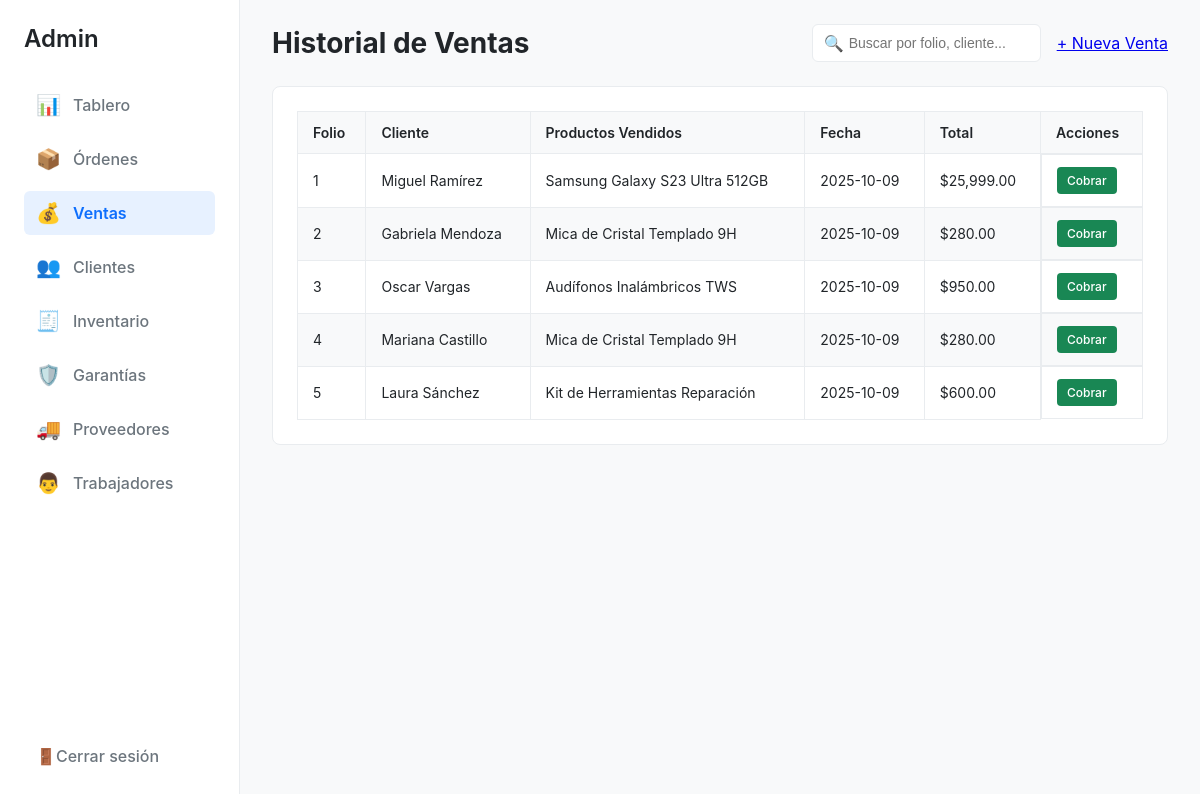
The app's page /common/ventas.php (signed in), older data.
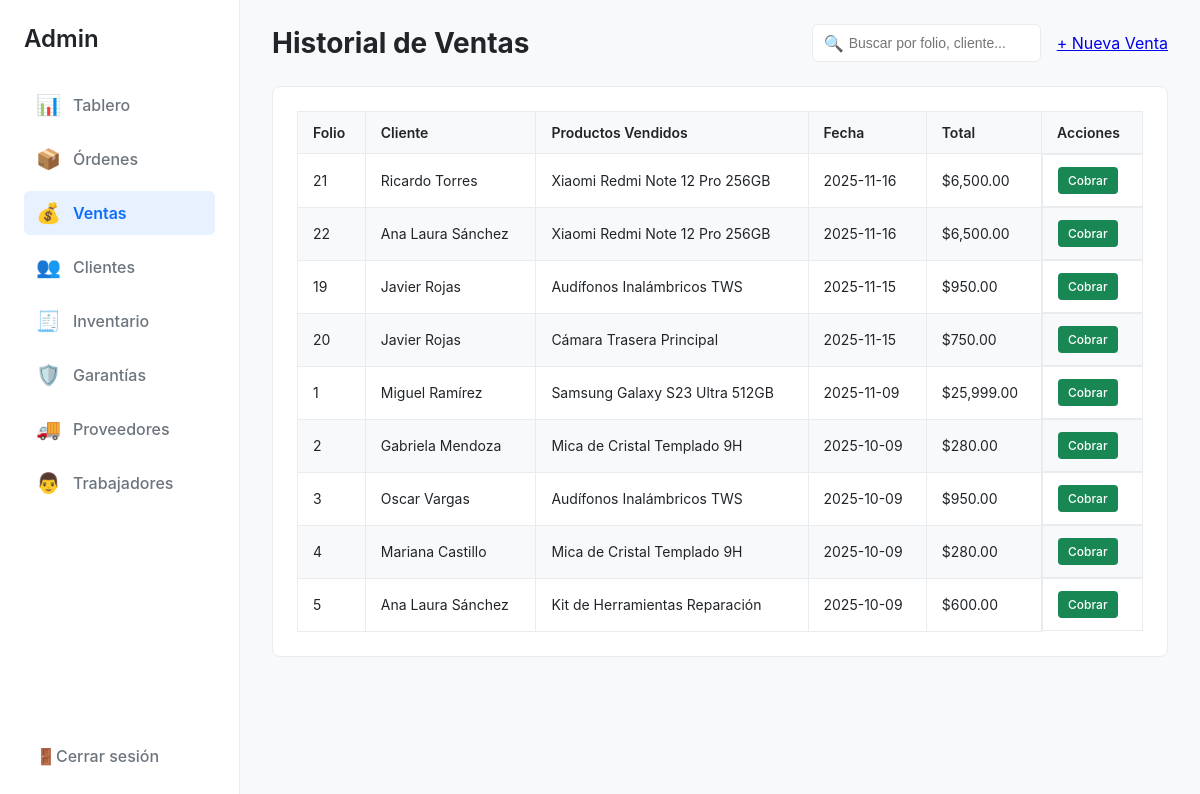
The same page, newer data.
### tables this page shows
CREATE TABLE `venta` (
  `id_venta` int(11) NOT NULL,
  `id_cliente` int(11) NOT NULL,
  `id_producto` int(11) DEFAULT NULL,
  `fecha_venta` date NOT NULL,
  `total` decimal(10,0) NOT NULL,
  `id_trabajador` int(11) DEFAULT NULL
);

CREATE TABLE `cliente` (
  `id_cliente` int(11) NOT NULL,
  `nombre` varchar(100) NOT NULL,
  `apellido` varchar(100) NOT NULL,
  `telefono` varchar(15) NOT NULL,
  `correo` varchar(100) NOT NULL,
  `direccion` varchar(100) NOT NULL,
  `num_direccion` varchar(10) NOT NULL,
  `id_empresa` int(10) NOT NULL
);

### html/common/ventas.php (the view, shortened to what this page needs)
<?php
$user_rol = $_SESSION['user_rol'];
require '../config/conexion.php';
try {
    $sql_base = "SELECT
                v.id_venta,
                v.fecha_venta,
                v.total,
                c.nombre AS cliente_nombre,
                c.apellido AS cliente_apellido,
                GROUP_CONCAT(p.nombre SEPARATOR ', ') AS productos_vendidos
            FROM venta AS v
            JOIN cliente AS c ON v.id_cliente = c.id_cliente
            LEFT JOIN detalle_venta AS dv ON v.id_venta = dv.id_venta
            LEFT JOIN producto AS p ON dv.id_producto = p.id_producto";
    $params = [];
    $sql_base .= " GROUP BY v.id_venta, v.fecha_venta, v.total, c.nombre, c.apellido
                   ORDER BY v.fecha_venta DESC";
    $stmt_ventas = $pdo->prepare($sql_base);
    $stmt_ventas->execute($params);
    $ventas = $stmt_ventas->fetchAll(PDO::FETCH_ASSOC);
} catch (\PDOException $e) {
    echo "Error al consultar la base de datos: " . $e->getMessage();
    die();
}
?>
<!DOCTYPE html>
<html lang="es">
<head>
</head>
<body>
    <aside class="sidebar">
        <?php if ($user_rol == 'admin'): ?>
            <div class="sidebar-header">Admin</div>
            <nav class="sidebar-nav">
                <ul>
                    <li><a href="../admin/dashboard.php"><span>📊</span> Tablero</a></li>
                    <li><a href="ordenes.php"><span>📦</span> Órdenes</a></li>
                    <li><a href="ventas.php" class="active"><span>💰</span> Ventas</a></li>
                    <li><a href="../admin/clientes.php"><span>👥</span> Clientes</a></li>
                    <li><a href="../admin/inventario.php"><span>🧾</span> Inventario</a></li>
                    <li><a href="garantias.php"><span>🛡️</span> Garantías</a></li>
                    <li><a href="../admin/proveedores.php"><span>🚚</span> Proveedores</a></li>
                    <li><a href="../admin/trabajadores.php"><span>👨</span> Trabajadores</a></li>
                </ul>
            </nav>
        <?php endif; ?>
        <div class="sidebar-footer">
            <a href="/controllers/logout.php"><span>🚪</span> Cerrar sesión</a>
        </div>
    </aside>
    <main class="main-content">
        <header class="main-header">
            <h1><?php echo ($user_rol == 'admin') ? 'Historial de Ventas' : 'Mis Ventas'; ?></h1>
            <div class="header-actions">
                <div class="search-bar">
                    <input type="text" placeholder="Buscar por folio, cliente...">
                </div>
                <a href="venta_nueva.php" class="btn-primary">+ Nueva Venta</a>
            </div>
        </header>
        <section class="ventas-content">
            <div class="card">
                <table class="data-table">
                    <thead>
                        <tr>
                            <th>Folio</th>
                            <th>Cliente</th>
                            <th>Productos Vendidos</th>
                            <th>Fecha</th>
                            <th>Total</th>
                            <th>Acciones</th>
                        </tr>
                    </thead>
                    <tbody>
                        <?php if (empty($ventas)): ?>
                            <tr>
                                <td colspan="6" style="text-align: center;">No se encontraron ventas registradas.</td>
                            </tr>
                        <?php else: ?>
                            <?php foreach ($ventas as $venta): ?>
                                <tr>
                                    <td><?php echo htmlspecialchars($venta['id_venta']); ?></td>
                                    <td><?php echo htmlspecialchars($venta['cliente_nombre'] . ' ' . $venta['cliente_apellido']); ?></td>
                                    <td><?php echo htmlspecialchars($venta['productos_vendidos'] ?? 'N/A'); ?></td>
                                    <td><?php echo htmlspecialchars($venta['fecha_venta']); ?></td>
                                    <td>$<?php echo number_format($venta['total'], 2); ?></td>
                                    <td class="acciones-cell">
                                        <a href="../controllers/registrar_pago_venta.php?venta_id=<?php echo $venta['id_venta']; ?>"
                                           class="btn-cobrar">
                                           Cobrar
                                        </a>
                                    </td>
                                </tr>
                            <?php endforeach; ?>
                        <?php endif; ?>
                    </tbody>
                </table>
            </div>
        </section>
    </main>
</body>
</html>

### html/common/ventas.php (style rules this page uses)
:root { --color-primario: #0d6efd; --color-fondo: #f8f9fa; --color-blanco: #ffffff; --color-texto: #212529; --color-texto-secundario: #6c757d; --color-borde: #e9ecef; --alerta-baja: #fffbeb; --alerta-critica: #fff8e1; }
body { font-family: -apple-system, BlinkMacSystemFont, "Segoe UI", Roboto, "Helvetica Neue", Arial, sans-serif; margin: 0; background-color: var(--color-fondo); color: var(--color-texto); display: flex; }
.sidebar { width: 240px; background-color: var(--color-blanco); border-right: 1px solid var(--color-borde); height: 100vh; display: flex; flex-direction: column; padding: 24px; box-sizing: border-box; position: fixed; left: 0; top: 0; }
.sidebar-header { font-size: 24px; font-weight: 600; margin-bottom: 30px; }
.sidebar-nav { flex-grow: 1; }
.sidebar-nav ul { list-style: none; padding: 0; margin: 0; }
.sidebar-nav li { margin-bottom: 10px; }
.sidebar-nav a { text-decoration: none; color: var(--color-texto-secundario); font-weight: 500; display: flex; align-items: center; padding: 10px 12px; border-radius: 6px; transition: background-color 0.2s, color 0.2s; }
.sidebar-nav a.active { background-color: #e7f1ff; color: var(--color-primario); font-weight: 600; }
.sidebar-nav a span { margin-right: 12px; font-size: 20px; }
.sidebar-footer a { text-decoration: none; color: var(--color-texto-secundario); font-weight: 500; display: flex; align-items: center; padding: 10px 12px; }
.main-content { margin-left: 240px; flex-grow: 1; padding: 24px 32px; }
.main-header { display: flex; justify-content: space-between; align-items: center; margin-bottom: 24px; }
.main-header h1 { font-size: 28px; margin: 0; }
.header-actions { display: flex; align-items: center; gap: 16px; }
.search-bar { position: relative; }
.search-bar input { padding: 10px 10px 10px 36px; border: 1px solid var(--color-borde); border-radius: 6px; font-size: 14px; }
.search-bar::before { content: '🔍'; position: absolute; left: 12px; top: 50%; transform: translateY(-50%); color: var(--color-texto-secundario); }
.card { background-color: var(--color-blanco); border: 1px solid var(--color-borde); border-radius: 8px; padding: 24px; }
.data-table { width: 100%; border-collapse: collapse; }
.data-table th, .data-table td { padding: 12px 15px; border: 1px solid var(--color-borde); text-align: left; font-size: 14px; max-width: 400px; word-wrap: break-word; }
.data-table th { background-color: var(--color-fondo); font-weight: 600; }
.data-table tbody tr:nth-of-type(even) { background-color: var(--color-fondo); }
.acciones-cell { display: flex; gap: 8px; }
.btn-cobrar { display: inline-block; padding: 6px 10px; font-size: 12px; font-weight: 500; color: #fff; background-color: #198754; border: none; border-radius: 4px; text-decoration: none; text-align: center; }

Row changes from the older to the newer data that the page shows:
added venta: id_venta "21", id_cliente.apellido "Ricardo Torres", productos_vendidos "Xiaomi Redmi Note 12 Pro 256GB", fecha_venta "2025-11-16", total "6,500.00"
added venta: id_venta "22", id_cliente.apellido "Ana Laura Sánchez", productos_vendidos "Xiaomi Redmi Note 12 Pro 256GB", fecha_venta "2025-11-16", total "6,500.00"
added venta: id_venta "19", id_cliente.apellido "Javier Rojas", productos_vendidos "Audífonos Inalámbricos TWS", fecha_venta "2025-11-15", total "950.00"
added venta: id_venta "20", id_cliente.apellido "Javier Rojas", productos_vendidos "Cámara Trasera Principal", fecha_venta "2025-11-15", total "750.00"
changed venta "Miguel Ramírez": fecha_venta "2025-10-09" → "2025-11-09"
changed through a linked row, venta id 5: id_cliente.apellido "Laura Sánchez" → "Ana Laura Sánchez"
